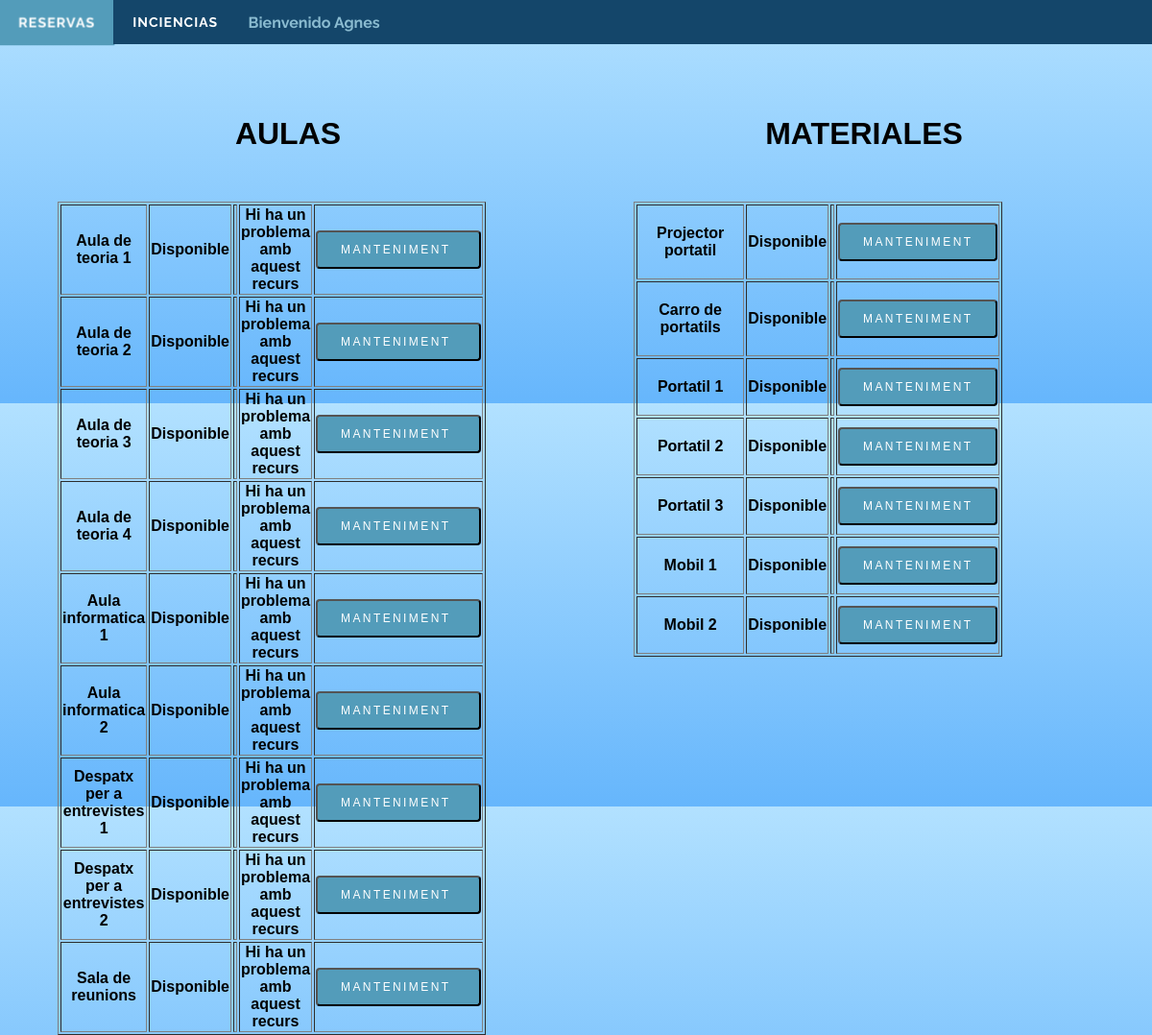
The app's page /administrar.php (signed in) with its own data.
### tables this page shows
CREATE TABLE IF NOT EXISTS `tbl_recursos` (
	`rec_id` int(11) NOT NULL,
	`rec_contingut` varchar(255) NOT NULL,
	`rec_reservado` boolean NOT NULL default true,
	`rec_tipo_rec` boolean NOT NULL,
	`rec_desactivat` boolean NOT NULL default true
);

### administrar.php (the view, shortened to what this page needs)
<?php
	if(isset($_SESSION['nombre']))$login=1;
	if(isset($login)){
?>
<!DOCTYPE html>
<html>
    <head>
	    <link rel="stylesheet" href="css/stylesBar.css">
        <link rel="stylesheet" type="text/css" href="css/reservas.css" />
	</head>
    <body>
		<div class="header">
			<div id='cssmenu'>
				<ul>
					<li class='active'><a href='reservas.php'>RESERVAS</a></li>
					<li><a href='incidencia.php'>INCIENCIAS</a></li>
					<li><?php echo "<br/>&nbsp;&nbsp; Bienvenido $_SESSION[nombre] ";
					?></li>
				</ul>
			</div>
		</div>
        <div class="fondo">
			<div class="principal">
				<h1>AULAS</h1>
				<?php
					$con = mysqli_connect('localhost', 'root', 'DAW22015', 'bd_reservas');
					$sql = ("SELECT * FROM `tbl_recursos` WHERE tbl_recursos.rec_tipo_rec= 1");
					$datos = mysqli_query($con, $sql);
                    if(mysqli_num_rows($datos) > 0){
						echo "<div class='objeto'>";
								echo "<table border=1 >";
                        while($cerca = mysqli_fetch_array($datos)){
							$id = $cerca['rec_id'];
                            $cerca['rec_contingut']= utf8_encode($cerca['rec_contingut']);
										echo "<tr><td>";
										echo "<b>" . $cerca['rec_contingut'] . "</b>";
										echo "</td>";
										echo "<td>";
										$con1 = mysqli_connect('localhost', 'root', 'DAW22015', 'bd_reservas');
										$sql1 = ("SELECT * FROM `tbl_reservas` WHERE tbl_reservas.idRecurso=$id ");
										$datos1 = mysqli_query($con1, $sql1);
										if(mysqli_num_rows($datos1) > 0){
											while($cercaret = mysqli_fetch_array($datos1)){
												$usuarioep=$cercaret['UsuarioReservante'];
												$reservado=$cercaret['idRecurso'];
												if($reservado==0){
													echo "Disponible";
													echo "</td>";
													echo "<td>";
													break;
												}else{
													echo "En uso";
													echo "</td>";
													echo "<td>".$usuarioep;
													break;
												}
											}
										}else {
											echo "Disponible";
													echo "</td>";
													echo "<td>";
										}
										echo "<td>";
										if($cercaret['res_incidencia']==0){
											echo "Hi ha un problema amb aquest recurs";
										}
										echo "</td>";
										echo "</td>";
										echo "<td>";
										echo "<form action='#' method='POST'>";
										if($cerca['rec_desactivat']=="1"){
											echo "  <input type='submit' value='MANTENIMENT '/><br/>";
										}else{
											echo "  <input type='hidden' name='manteniment' value='$cerca[rec_id]'/>";
											echo "  <input type='submit' value='REPARAT'/><br/>";
										}
									echo "</form>";
								echo "</td></tr>";
                        }
						echo "</table>";
							echo "</div>";
                    }
				?>
			</div>
			<div class="aside">
				<h1>MATERIALES</h1>
				<?php
					$con = mysqli_connect('localhost', 'root', 'DAW22015', 'bd_reservas');
					$sql = ("SELECT * FROM `tbl_recursos` WHERE tbl_recursos.rec_tipo_rec= 0");
					$datos = mysqli_query($con, $sql);
                    if(mysqli_num_rows($datos) > 0){
						echo "<div class='objeto'>";
								echo "<table border=1 >";
                        while($cerca = mysqli_fetch_array($datos)){
							$id = $cerca['rec_id'];
                            $cerca['rec_contingut']= utf8_encode($cerca['rec_contingut']);
										echo "<tr><td style=padding:20px; >";
										echo "<b>" . $cerca['rec_contingut'] . "</b>";
										echo "</td>";
										echo "<td>";
										$con1 = mysqli_connect('localhost', 'root', 'DAW22015', 'bd_reservas');
										$sql1 = ("SELECT * FROM `tbl_reservas` WHERE tbl_reservas.idRecurso=$id ");
										$datos1 = mysqli_query($con1, $sql1);
										if(mysqli_num_rows($datos1) > 0){
											while($cercaret = mysqli_fetch_array($datos1)){
												$usuarioep=$cercaret['UsuarioReservante'];
												$reservado=$cercaret['idRecurso'];
												if($reservado==0){
													echo "Disponible";
													echo "</td>";
													echo "<td>";
												}else{
													echo "En uso";
													echo "</td>";
													echo "<td>".$usuarioep;
												}
													break;
											}
										}else {
											echo "Disponible";
													echo "</td>";
													echo "<td>";
										}
										echo "</td>";
										echo "<td>";
										echo "<form action='#' method='POST'>";
										if($cerca['rec_desactivat']=="1"){
											echo "  <input type='submit' value='MANTENIMENT'/><br/>";
										}else{
											echo "  <input type='hidden' name='manteniment' value='$cerca[rec_id]'/>";
											echo "  <input type='submit' value='REPARAT'/><br/>";
										}
									echo "</form>";
								echo "</td></tr>";
                        }
						echo "</table>";
							echo "</div>";
                    }
				?>
			</div>
		</div>
    </body>
</html>
<?php
}else{
	$_SESSION['validarse'] = 'error';
	header("Location: index.php");
	die();
}
?>

### css/stylesBar.css (style rules this page uses)
#cssmenu, #cssmenu ul, #cssmenu ul li, #cssmenu ul li a, #cssmenu #menu-button { margin: 0; color: #8ABBD0; padding: 0; border: 0; list-style: none; line-height: 1; display: block; position: relative; -webkit-box-sizing: border-box; -moz-box-sizing: border-box; box-sizing: border-box; }
#cssmenu:after, #cssmenu > ul:after { content: "."; display: block; clear: both; visibility: hidden; line-height: 0; height: 0; }
#cssmenu { width: auto; font-family: Raleway, sans-serif; line-height: 1; }
#cssmenu > ul { background: #14466A; }
#cssmenu > ul > li { float: left; -webkit-perspective: 1000px; -moz-perspective: 1000px; perspective: 1000px; }
#cssmenu > ul > li > a { padding: 16px 20px; font-size: 14px; color: #ffffff; letter-spacing: 1px; text-transform: uppercase; text-decoration: none; background: #14466A; -webkit-transition: all .3s; -moz-transition: all .3s; -o-transition: all .3s; transition: all .3s; -webkit-transform-origin: 50% 0; -moz-transform-origin: 50% 0; transform-origin: 50% 0; -webkit-transform-style: preserve-3d; -moz-transform-style: preserve-3d; transform-style: preserve-3d; }
#cssmenu > ul > li > a::before { position: absolute; top: 100%; left: 0; z-index: -1; -webkit-box-sizing: border-box; -moz-box-sizing: border-box; box-sizing: border-box; width: 100%; height: 100%; padding: 16px 20px; color: #ffffff; background: #539CBA; content: attr(data-title); -webkit-transition: background 0.3s; -moz-transition: background 0.3s; transition: background 0.3s; -webkit-transform: rotateX(-90deg); -moz-transform: rotateX(-90deg); transform: rotateX(-90deg); -webkit-transform-origin: 50% 0; -moz-transform-origin: 50% 0; transform-origin: 50% 0; -ms-transform: translateY(- -18px); }

### css/reservas.css (style rules this page uses)
body { background: -webkit-gradient(linear, left top, left bottom, color-stop(0%,rgba(178,225,255,1)), color-stop(100%,rgba(102,182,252,1))); background: -webkit-linear-gradient(top, rgba(178,225,255,1) 0%,rgba(102,182,252,1) 100%); filter: progid:DXImageTransform.Microsoft.gradient( startColorstr='#b2e1ff', endColorstr='#66b6fc',GradientType=0 ); position: relative; margin: 0; font-family: 'Work Sans', Arial, Helvetica, sans-serif; min-height: 100%; }
input { font-size: 0.75rem; height: 2.5rem; padding: 0 1.5rem; color: white; background: #539CBA; text-transform: uppercase; border-radius: .25rem; letter-spacing: .2em; transition: background .2s; }
.header { width: 100%; height: 100px; font-weight: bold; text-align: center; }
.fondo { width: 100%; height: 100%; }
.principal { float: left; width: 50%; height: 100%; text-align: center; font-weight: bold; }
.aside { float: right; width: 50%; height: 100%; text-align: center; font-weight: bold; }
.objeto { float: left; margin-top: 5%; margin-left: 10%; margin-bottom: 10%; width: 250px; height: 150px; text-align: center; }

### records on screen
tbl_recursos: rec_contingut "Aula de teoria 1"
tbl_recursos: rec_contingut "Aula de teoria 2"
tbl_recursos: rec_contingut "Aula de teoria 3"
tbl_recursos: rec_contingut "Aula de teoria 4"
tbl_recursos: rec_contingut "Aula informatica 1"
tbl_recursos: rec_contingut "Aula informatica 2"
tbl_recursos: rec_contingut "Despatx per a entrevistes 1"
tbl_recursos: rec_contingut "Despatx per a entrevistes 2"
tbl_recursos: rec_contingut "Sala de reunions"
tbl_recursos: rec_contingut "Projector portatil"
tbl_recursos: rec_contingut "Carro de portatils"
tbl_recursos: rec_contingut "Portatil 1"
tbl_recursos: rec_contingut "Portatil 2"
tbl_recursos: rec_contingut "Portatil 3"
tbl_recursos: rec_contingut "Mobil 1"
tbl_recursos: rec_contingut "Mobil 2"

### other values on screen
$_SESSION[nombre] "Agnes"
